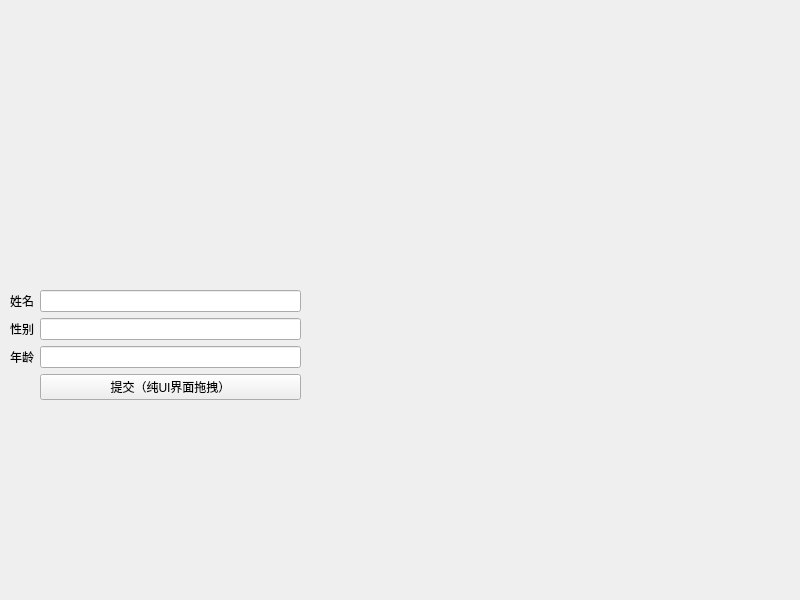
<?xml version="1.0" encoding="UTF-8"?>
<ui version="4.0">
 <class>Widget</class>
 <widget class="QWidget" name="Widget">
  <property name="geometry">
   <rect>
    <x>0</x>
    <y>0</y>
    <width>800</width>
    <height>600</height>
   </rect>
  </property>
  <property name="windowTitle">
   <string>Widget</string>
  </property>
  <widget class="QWidget" name="formLayoutWidget">
   <property name="geometry">
    <rect>
     <x>10</x>
     <y>290</y>
     <width>291</width>
     <height>131</height>
    </rect>
   </property>
   <layout class="QFormLayout" name="formLayout">
    <item row="0" column="0">
     <widget class="QLabel" name="name">
      <property name="text">
       <string>姓名</string>
      </property>
     </widget>
    </item>
    <item row="0" column="1">
     <widget class="QLineEdit" name="LineEdit"/>
    </item>
    <item row="1" column="0">
     <widget class="QLabel" name="sex">
      <property name="text">
       <string>性别</string>
      </property>
     </widget>
    </item>
    <item row="1" column="1">
     <widget class="QLineEdit" name="LineEdit_2"/>
    </item>
    <item row="2" column="0">
     <widget class="QLabel" name="age">
      <property name="text">
       <string>年龄</string>
      </property>
     </widget>
    </item>
    <item row="2" column="1">
     <widget class="QLineEdit" name="LineEdit_3"/>
    </item>
    <item row="3" column="1">
     <widget class="QPushButton" name="pushButton">
      <property name="text">
       <string>提交（纯UI界面拖拽）</string>
      </property>
     </widget>
    </item>
   </layout>
  </widget>
 </widget>
 <resources/>
 <connections/>
</ui>
